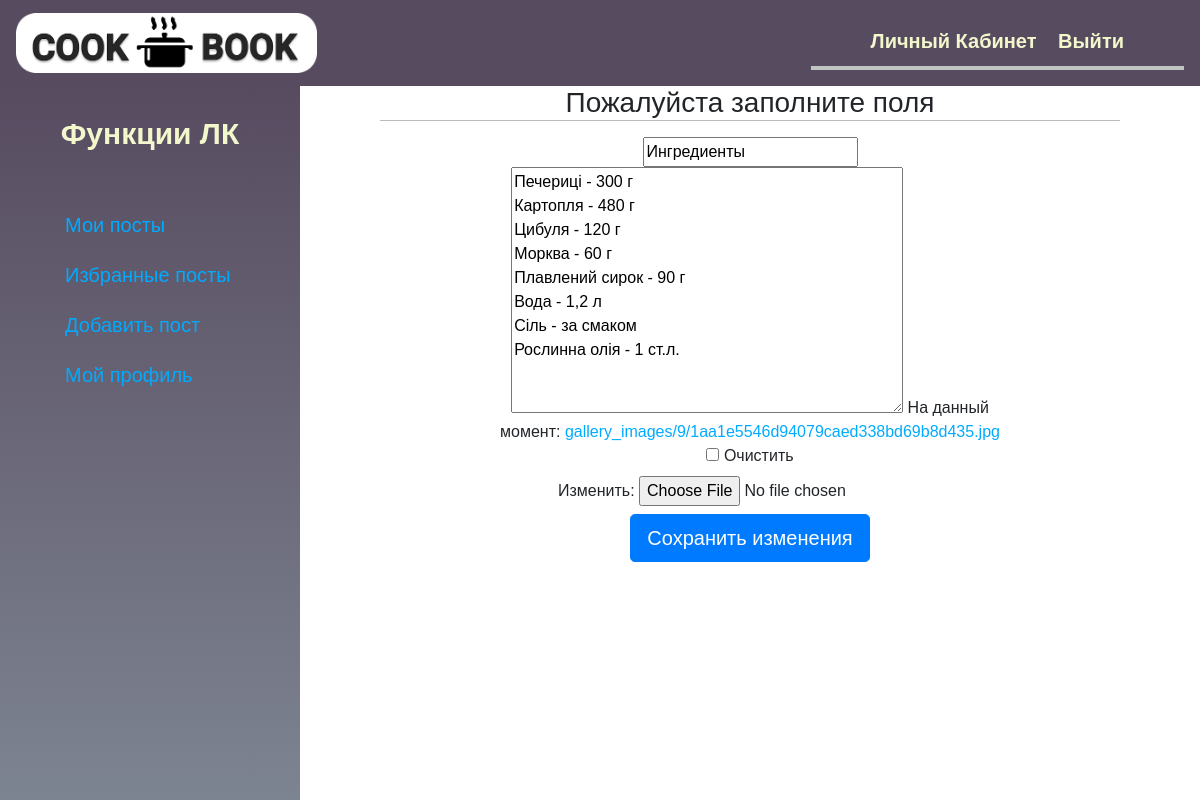
The page /post_point_edit/1/ (signed in) on the database as committed earlier.
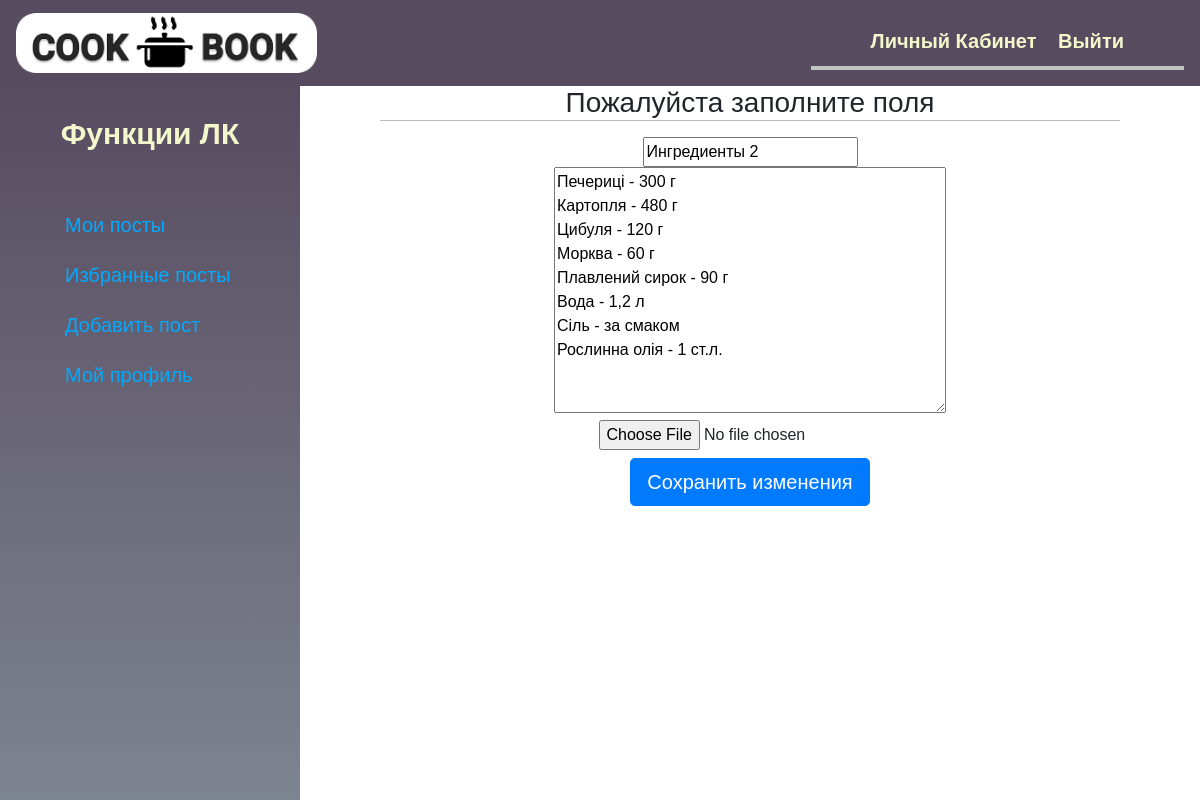
The same page on the database as committed later.
### blog/models.py (models this page shows)
class PostPoint(models.Model):
    post = models.ForeignKey(Post, on_delete=models.CASCADE, default=None)
    post_point_header = models.CharField(max_length=250, default='HEADER')
    post_point_text = models.TextField(verbose_name='Текста пункта')
    post_image = models.ImageField(upload_to=save_image, blank=True, verbose_name='Изображение пункта')

### blog/views.py (the view)
# urls.py: path('post_point_edit/<int:post_point_id>/',
@login_required
def post_point_edit(request,post_point_id):
    post_point=get_object_or_404(PostPoint,id=post_point_id)
    post=get_object_or_404(Post,id=post_point.post.id)
    post_point_edit_form=PostPointForm(instance=post_point)
    if request.method=='POST':
        post_point_edit_form=PostPointForm(request.POST,
                                           instance=post_point)
        if post_point_edit_form.is_valid():
            post_point_edit_form.save()
    return render(request,'blog/account/post_point_edit.html',
                      {'form':post_point_edit_form,
                       'post_point':post_point,
                       'post':post})

### blog/forms.py
class PostPointForm(forms.ModelForm):
    class Meta:
        model=PostPoint
        fields=('post_point_header','post_point_text','post_image')

### blog/templates/blog/account/post_point_edit.html (shortened to what this page needs)
{% extends 'blog/base_account.html' %}
{% load  bootstrap %}
{% block account_content %}
     <div class="container text-center sign-in">
        {% if form.errors %}
            <p>{{ form.errors }}</p>
            <p>Что-то забыл</p>
            <form action="." class="form-sign-in login-form" method="post" enctype="multipart/form-data">
                {{ form.post_point_header|bootstrap }}
                {{ form.post_point_text|bootstrap }}
                {{ form.post_image|bootstrap }}
                {% csrf_token %}
                <button class="btn btn-lg btn-primary mt-2" type="submit">
                    Сохранить изменения
                </button>
            </form>
        {% else %}
            <h1 class="h3 mb-3 font-weight-normal">
                Пожалуйста заполните поля
            </h1>
            <form action="." class="form-sign-in login-form"
              method="post" enctype="multipart/form-data">
            {{ form.post_point_header|bootstrap }}
            {{ form.post_point_text|bootstrap }}
            {{ form.post_image|bootstrap }}
            <button class="btn btn-lg btn-primary mt-2" type="submit">
                Сохранить изменения
            </button>
        </form>
        {% endif %}
    </div>
{% endblock %}

Rows that differ between the two databases and show on the page:
changed PostPoint: post_point_header "Ингредиенты" → "Ингредиенты 2"
Other text that changed with them:
form field post_image|bootstrap: "☐" → (not shown)
text no longer shown: "На данный момент: gallery_images/9/1aa1e5546d94079caed338bd69b8d435.jpg Очистить Изменить:"
